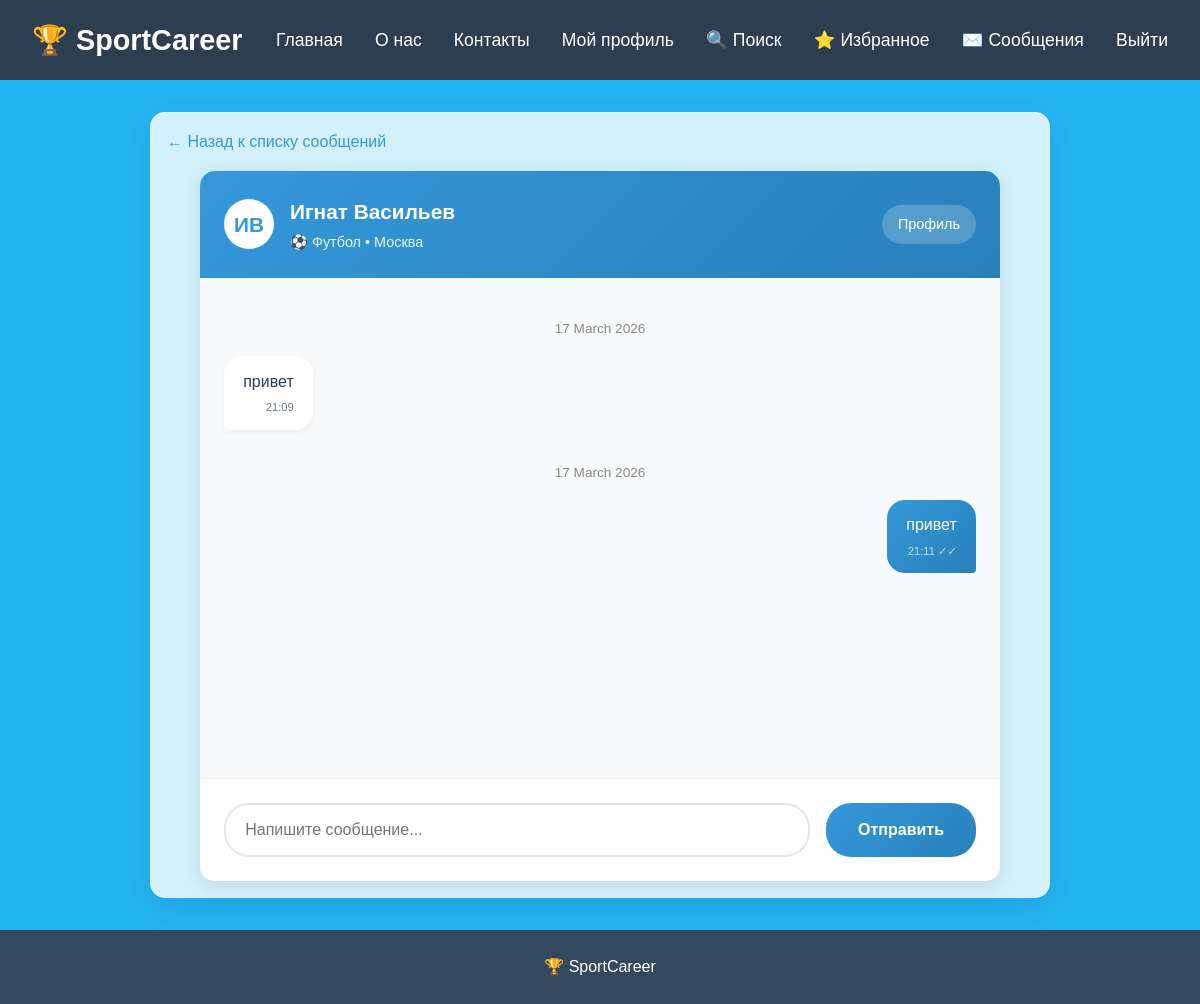
The page /messages/1 (signed in) on the database its author committed.
### app.py (models this page shows, shortened)
class User(db.Model):
    id = db.Column(db.Integer, primary_key=True)
    name = db.Column(db.String(100), nullable=False)
    surname = db.Column(db.String(100), nullable=False)
    email = db.Column(db.String(120), unique=True, nullable=False)
    phone = db.Column(db.String(20))
    password_hash = db.Column(db.String(200), nullable=False)
    sport = db.Column(db.String(50))
    position = db.Column(db.String(100))
    experience = db.Column(db.Integer, default=0)
    level = db.Column(db.String(50))
    city = db.Column(db.String(100))
    goals = db.Column(db.String(100))
    about = db.Column(db.Text, default='')
    created_at = db.Column(db.DateTime, default=datetime.utcnow)
    profile_type = db.Column(db.String(20), default='seeker')
    sent_messages = db.relationship('Message', foreign_keys='Message.sender_id', backref='sender', lazy='dynamic')
    received_messages = db.relationship('Message', foreign_keys='Message.receiver_id', backref='receiver', lazy='dynamic')

class Message(db.Model):
    id = db.Column(db.Integer, primary_key=True)
    sender_id = db.Column(db.Integer, db.ForeignKey('user.id'), nullable=False)
    receiver_id = db.Column(db.Integer, db.ForeignKey('user.id'), nullable=False)
    content = db.Column(db.Text, nullable=False)
    timestamp = db.Column(db.DateTime, default=datetime.utcnow)
    is_read = db.Column(db.Boolean, default=False)

### app.py (the view, shortened to what this page needs)
@app.route('/messages/<int:user_id>', methods=['GET', 'POST'])
def chat(user_id):
    if 'user_id' not in session:
        flash('❌ Для отправки сообщений необходимо войти в систему', 'error')
        return redirect(url_for('login'))
    current_user = User.query.get(session['user_id'])
    other_user = User.query.get_or_404(user_id)
    if current_user.id == other_user.id:
        flash('❌ Нельзя отправить сообщение самому себе', 'error')
        return redirect(url_for('messages'))
    messages = Message.query.filter(
        ((Message.sender_id == current_user.id) & (Message.receiver_id == other_user.id)) |
        ((Message.sender_id == other_user.id) & (Message.receiver_id == current_user.id))
    ).order_by(Message.timestamp.asc()).all()
    unread_messages = Message.query.filter_by(
        sender_id=other_user.id,
        receiver_id=current_user.id,
        is_read=False
    ).all()
    for msg in unread_messages:
        msg.is_read = True
    if unread_messages:
        db.session.commit()
    return render_template('chat.html',
                         messages=messages,
                         current_user=current_user,
                         other_user=other_user)

### templates/chat.html (shortened to what this page needs)
<!DOCTYPE html>
<html lang="ru">
<head>
    <link rel="stylesheet" href="/static/style.css">
</head>
<body>
    <header>
        <nav>
            <a href="/" class="logo-link">
                <div class="logo-text">🏆 SportCareer</div>
            </a>
            <ul>
                <li><a href="/">Главная</a></li>
                <li><a href="/about">О нас</a></li>
                <li><a href="/contact">Контакты</a></li>
                <li><a href="/profile" style="color: #3498db;">Мой профиль</a></li>
                <li><a href="/search" style="color: #e74c3c; font-weight: bold;">🔍 Поиск</a></li>
                <li><a href="/favorites" style="color: #f39c12; font-weight: bold;">⭐ Избранное</a></li>
                <li><a href="/messages" style="color: #2ecc71; font-weight: bold;">✉️ Сообщения</a></li>
                <li><a href="/logout" style="color: #e74c3c;">Выйти</a></li>
            </ul>
        </nav>
    </header>
    <main>
        {% block content %}
        <div class="content-block" style="padding: 1rem;">
            <a href="/messages" class="back-to-messages">← Назад к списку сообщений</a>
            <div class="chat-container">
                <div class="chat-header">
                    <div class="chat-avatar">
                        {{ other_user.name[0] }}{{ other_user.surname[0] }}
                    </div>
                    <div class="chat-user-info">
                        <div class="chat-user-name">{{ other_user.name }} {{ other_user.surname }}</div>
                        <div class="chat-user-sport">
                            {% if other_user.sport == 'football' %}⚽ Футбол
                            {% elif other_user.sport == 'basketball' %}🏀 Баскетбол
                            {% elif other_user.sport == 'volleyball' %}🏐 Волейбол
                            {% elif other_user.sport == 'hockey' %}🏒 Хоккей
                            {% elif other_user.sport == 'tennis' %}🎾 Теннис
                            {% else %}🤸 {{ other_user.sport }}
                            {% endif %}
                            • {{ other_user.city }}
                        </div>
                    </div>
                    <a href="/profile/{{ other_user.id }}" style="color: white; text-decoration: none; padding: 0.5rem 1rem; background: rgba(255,255,255,0.2); border-radius: 20px; font-size: 0.9rem;">
                        Профиль
                    </a>
                </div>
                <div class="messages-area" id="messages-area">
                    {% set current_date = None %}
                    {% for message in messages %}
                        {% set message_date = message.timestamp.strftime('%d.%m.%Y') %}
                        {% if message_date != current_date %}
                            {% set current_date = message_date %}
                            <div class="date-separator">
                                <span>{{ message.timestamp.strftime('%d %B %Y') }}</span>
                            </div>
                        {% endif %}
                        <div class="message {% if message.sender_id == current_user.id %}sent{% else %}received{% endif %}">
                            {{ message.content }}
                            <div class="message-time">
                                {{ message.timestamp.strftime('%H:%M') }}
                                {% if message.sender_id == current_user.id and message.is_read %}
                                    ✓✓
                                {% elif message.sender_id == current_user.id %}
                                    ✓
                                {% endif %}
                            </div>
                        </div>
                    {% endfor %}
                </div>
                <div class="chat-input-area">
                    <form method="POST" action="/messages/{{ other_user.id }}" class="chat-form" id="message-form">
                        <input type="text" name="content" class="chat-input" placeholder="Напишите сообщение..." required autocomplete="off">
                        <button type="submit" class="chat-send-btn">Отправить</button>
                    </form>
                </div>
            </div>
        </div>
        {% endblock %}
    </main>
    <footer>
        <p>🏆 SportCareer</p>
    </footer>
</body>
</html>

### static/style.css (style rules this page uses)
* { margin: 0; padding: 0; box-sizing: border-box; }
html, body { height: 100%; margin: 0; padding: 0; }
body { display: flex; flex-direction: column; min-height: 100vh; font-family: Arial, sans-serif; background-color: #23b4f3; line-height: 1.6; }
header { background-color: #2c3e50; color: white; padding: 0; position: sticky; top: 0; z-index: 100; height: 70px; display: flex; align-items: center; }
nav { max-width: 1200px; margin: 0 auto; display: flex; justify-content: space-between; align-items: center; padding: 0 2rem; width: 100%; height: 100%; }
.logo-link { text-decoration: none; margin-right: auto; }
.logo-text { font-size: 1.5rem; font-weight: bold; color: white; white-space: nowrap; }
nav ul { display: flex; list-style: none; align-items: center; margin: 0; padding: 0; margin-left: auto; }
nav ul li:first-child { margin-left: 0; }
nav ul li { margin-left: 1.5rem; }
nav ul li a { color: white; text-decoration: none; transition: color 0.3s; font-weight: 500; white-space: nowrap; }
main { flex: 1; max-width: 1200px; margin: 0 auto; padding: 2rem; width: 100%; }
footer { background-color: #34495e; color: white; text-align: center; padding: 1.5rem 0; margin-top: auto; width: 100%; }
.content-block { background-color: rgba(255, 255, 255, 0.8); backdrop-filter: blur(10px); border-radius: 15px; padding: 3rem 2rem; border: 1px solid rgba(255, 255, 255, 0.3); box-shadow: 0 8px 32px rgba(0, 0, 0, 0.1); max-width: 900px; margin: 0 auto; }
body > header:first-child { height: 80px; display: flex; align-items: center; }
body > main:first-of-type { padding-top: 100px; }
header { height: 80px !important; min-height: 80px !important; max-height: 80px !important; display: flex !important; align-items: center !important; }
nav { height: 100% !important; display: flex !important; align-items: center !important; }
.logo-text { font-size: 1.8rem !important; font-weight: bold !important; color: white !important; white-space: nowrap !important; }
nav ul { display: flex !important; list-style: none !important; align-items: center !important; margin: 0 !important; padding: 0 !important; margin-left: auto !important; }
nav ul li { margin-left: 2rem !important; }
nav ul li:first-child { margin-left: 0 !important; }
nav ul li a { color: white !important; text-decoration: none !important; font-weight: 500 !important; font-size: 1.1rem !important; transition: color 0.3s !important; white-space: nowrap !important; }
body > main:first-of-type { padding-top: 2rem !important; }
nav ul li { border-bottom: none !important; }

### rows shown on the page
User: name "И", surname "В", name "Игнат", surname "Васильев", city "Москва"
Message: timestamp "17 March 2026", content "привет", timestamp "21:09"
Message: timestamp "17 March 2026", content "привет", timestamp "21:11"
